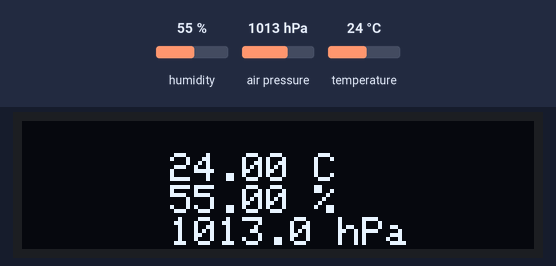
A sketch run on a simulated ESP8266 (Wemos D1 mini). Parts: 128×32 one-colour display. The inputs (shaded band) are chosen by the test bench; at power-on: humidity 55 %, air pressure 1013 hPa, temperature 24 °C. WiFi joins after 1.5 s; servers stay silent unless stated; uploads are accepted with an empty reply; what the sketch prints to the serial monitor is not drawn.

Above: at 2.7 s.
2.8 s: humidity set to 22 %
At 12.6 s:
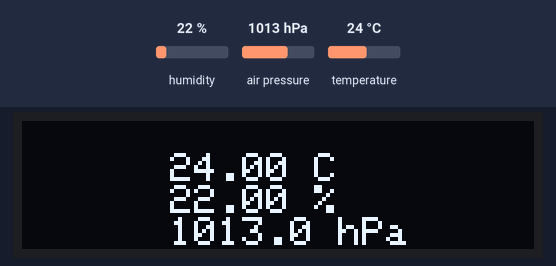
13.6 s: air pressure set to 952 hPa
At 23.6 s:
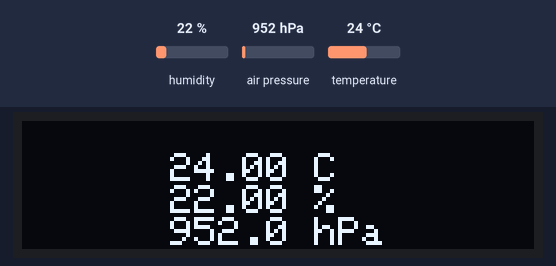
23.9 s: temperature set to 12 °C
At 33.9 s:
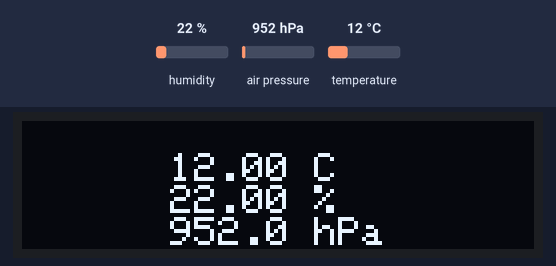
34.2 s: humidity set to 40 %
At 44.0 s:
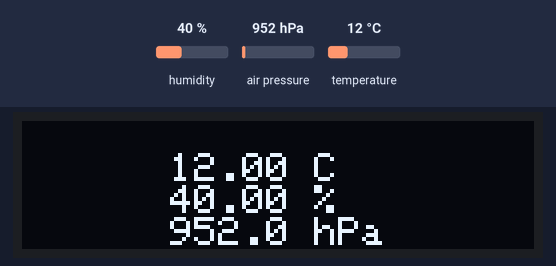
Timing chart, 0 to 45.5 s (numbered marks = the images above; inputs shaded):
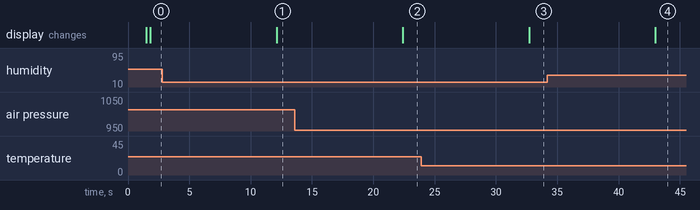

Measured:
- after the input at 2.8 s, the display: changes after 9.3 s (image 1)
- after the input at 13.6 s, the display: changes after 8.8 s (image 2)
- after the input at 23.9 s, the display: changes after 8.8 s (image 3)
- after the input at 34.2 s, the display: changes after 8.8 s (image 4)

The sketch:

WemosSlave2.ino
```cpp
#include <ESP8266WiFi.h>
#include <ESP8266HTTPClient.h>
#include <Adafruit_Sensor.h>
#include <Adafruit_AHTX0.h>
#include <Adafruit_BMP280.h>
#include <Adafruit_SSD1306.h>
#include <Adafruit_GFX.h>

#define SCREEN_WIDTH 128
#define SCREEN_HEIGHT 32
#define OLED_RESET    -1
#define SCREEN_ADDRESS 0x3C
Adafruit_SSD1306 display(SCREEN_WIDTH, SCREEN_HEIGHT, &Wire, OLED_RESET);

const char* apSSID = "ESP32-AP";
const char* apPassword = "12345678";

const char* serverName = "http://192.168.4.1/data";

Adafruit_AHTX0 aht;
Adafruit_BMP280 bmp;
WiFiClient client;

const String sensorName = "BMP280";
const String location = "Outdoor";

void setup()
{
  Serial.begin(9600);

  Serial.println("Łączenie z ESP32 AP...");
  WiFi.begin(apSSID, apPassword);

  while (WiFi.status() != WL_CONNECTED) {
    delay(500);
    Serial.print(".");
  }

  Serial.println("\nPołączono z ESP32 AP");
  Serial.print("Adres IP: ");
  Serial.println(WiFi.localIP());

  if (!aht.begin()) {
    Serial.println("Nie znaleziono czujnika AHT10!");
    while (1);
  }

  if (!bmp.begin(0x76)) {
    Serial.println("Nie znaleziono czujnika BMP280!");
    while (1);
  }

  if(!display.begin(SSD1306_SWITCHCAPVCC, SCREEN_ADDRESS)) {
    Serial.println(F("Błąd przydzielania pamięci SSD1306"));
    for(;;);
  }

  display.clearDisplay();
  display.setTextSize(1);
  display.setTextColor(SSD1306_WHITE);
}

void loop()
{
  sensors_event_t humidity, temperature;
  aht.getEvent(&humidity, &temperature);

  float hum = humidity.relative_humidity;
  float temp = bmp.readTemperature();
  float pressure = bmp.readPressure() / 100;

  if (WiFi.status() == WL_CONNECTED) {
    HTTPClient http;

    http.begin(client, serverName);
    http.addHeader("Content-Type", "application/x-www-form-urlencoded");

    String httpRequestData = "sensor=" + sensorName +
                            "&location=" + location +
                            "&temperature=" + String(temp) +
                            "&humidity=" + String(hum) +
                            "&pressure=" + String(pressure);

    int httpResponseCode = http.POST(httpRequestData);

    if (httpResponseCode > 0) {
      String response = http.getString();
      Serial.print("Kod odpowiedzi HTTP: ");
      Serial.println(httpResponseCode);
      Serial.println("Odpowiedź: " + response);
    } else {
      Serial.print("Kod błędu: ");
      Serial.println(httpResponseCode);
    }

    http.end();
  }
  else
  {
    Serial.println("Brak połączenia Wi-Fi! Ponowne łączenie...");
    WiFi.begin(apSSID, apPassword);
    while (WiFi.status() != WL_CONNECTED) {
      delay(500);
      Serial.print(".");
    }

    Serial.println("\nPonownie połączono z ESP32 AP");
  }

  displayData(temp, hum, pressure);

  delay(10000);
}

void displayData(float temp, float hum, float pressure)
{
  display.clearDisplay();

  display.setCursor(37, 8);
  display.print(temp);
  display.print(" C");

  display.setCursor(37, 16);
  display.print(hum);
  display.print(" %");

  display.setCursor(37, 24);
  display.print(pressure, 1);
  display.print(" hPa");

  display.display();
}
```
